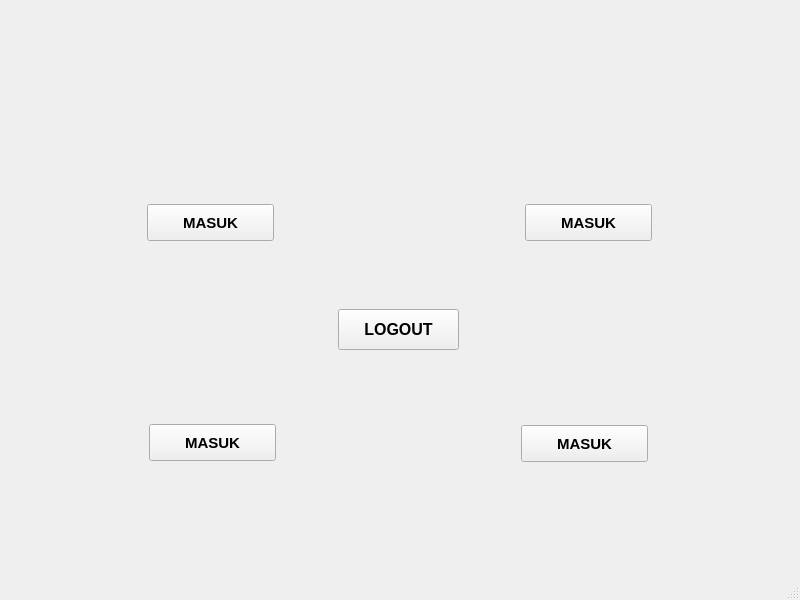
<?xml version="1.0" encoding="UTF-8"?>
<ui version="4.0">
 <class>MainWindow</class>
 <widget class="QMainWindow" name="MainWindow">
  <property name="geometry">
   <rect>
    <x>0</x>
    <y>0</y>
    <width>800</width>
    <height>600</height>
   </rect>
  </property>
  <property name="windowTitle">
   <string>MainWindow</string>
  </property>
  <widget class="QWidget" name="centralwidget">
   <widget class="QPushButton" name="btn_logout">
    <property name="geometry">
     <rect>
      <x>338</x>
      <y>309</y>
      <width>121</width>
      <height>41</height>
     </rect>
    </property>
    <property name="font">
     <font>
      <pointsize>12</pointsize>
      <weight>75</weight>
      <bold>true</bold>
     </font>
    </property>
    <property name="text">
     <string>LOGOUT</string>
    </property>
   </widget>
   <widget class="QPushButton" name="btn_insert">
    <property name="geometry">
     <rect>
      <x>147</x>
      <y>204</y>
      <width>127</width>
      <height>37</height>
     </rect>
    </property>
    <property name="font">
     <font>
      <pointsize>11</pointsize>
      <weight>75</weight>
      <bold>true</bold>
     </font>
    </property>
    <property name="text">
     <string>MASUK</string>
    </property>
   </widget>
   <widget class="QPushButton" name="btn_update">
    <property name="geometry">
     <rect>
      <x>525</x>
      <y>204</y>
      <width>127</width>
      <height>37</height>
     </rect>
    </property>
    <property name="font">
     <font>
      <pointsize>11</pointsize>
      <weight>75</weight>
      <bold>true</bold>
     </font>
    </property>
    <property name="text">
     <string>MASUK</string>
    </property>
   </widget>
   <widget class="QPushButton" name="btn_delete">
    <property name="geometry">
     <rect>
      <x>149</x>
      <y>424</y>
      <width>127</width>
      <height>37</height>
     </rect>
    </property>
    <property name="font">
     <font>
      <pointsize>11</pointsize>
      <weight>75</weight>
      <bold>true</bold>
     </font>
    </property>
    <property name="text">
     <string>MASUK</string>
    </property>
   </widget>
   <widget class="QPushButton" name="btn_view">
    <property name="geometry">
     <rect>
      <x>521</x>
      <y>425</y>
      <width>127</width>
      <height>37</height>
     </rect>
    </property>
    <property name="font">
     <font>
      <pointsize>11</pointsize>
      <weight>75</weight>
      <bold>true</bold>
     </font>
    </property>
    <property name="text">
     <string>MASUK</string>
    </property>
   </widget>
   <widget class="QLabel" name="label">
    <property name="geometry">
     <rect>
      <x>2</x>
      <y>3</y>
      <width>788</width>
      <height>548</height>
     </rect>
    </property>
    <property name="text">
     <string/>
    </property>
    <property name="pixmap">
     <pixmap>../resourse png/dashboard Mahasiswa.png</pixmap>
    </property>
    <property name="scaledContents">
     <bool>true</bool>
    </property>
   </widget>
   <zorder>label</zorder>
   <zorder>btn_logout</zorder>
   <zorder>btn_insert</zorder>
   <zorder>btn_update</zorder>
   <zorder>btn_delete</zorder>
   <zorder>btn_view</zorder>
  </widget>
  <widget class="QMenuBar" name="menubar">
   <property name="geometry">
    <rect>
     <x>0</x>
     <y>0</y>
     <width>800</width>
     <height>26</height>
    </rect>
   </property>
  </widget>
  <widget class="QStatusBar" name="statusbar"/>
 </widget>
 <resources/>
 <connections/>
</ui>
